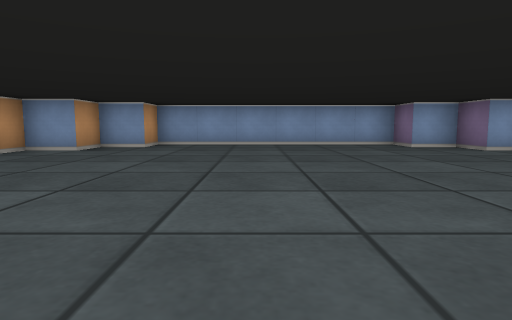
view 1 (above)

12 first-person views from a walk through a cub3D level. The camera is about half as high as the walls, tilts 6° down and sees 75° across. The floor is counted in squares. Each view is taken from the middle of a square. On the plan, view 1 faces up. The plan holds only what a view shows up to about 9 squares ahead; the rest is blank.

view 2
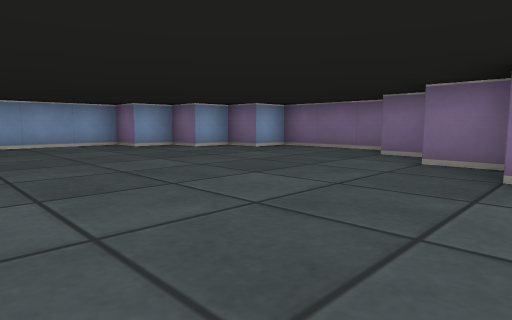

view 3
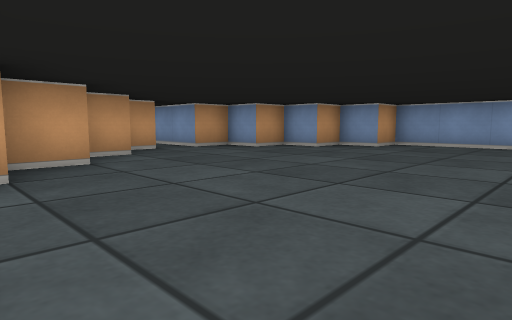

view 4
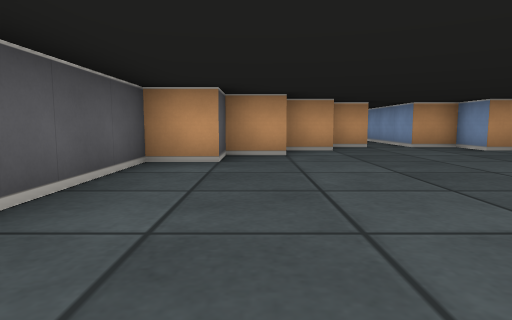

view 5
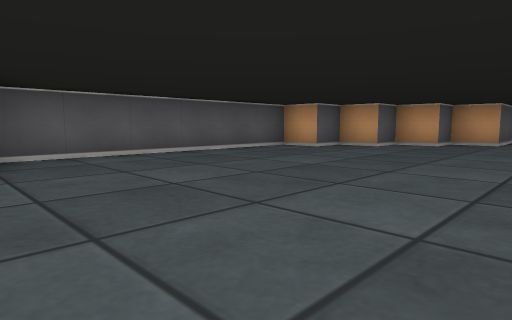

view 6
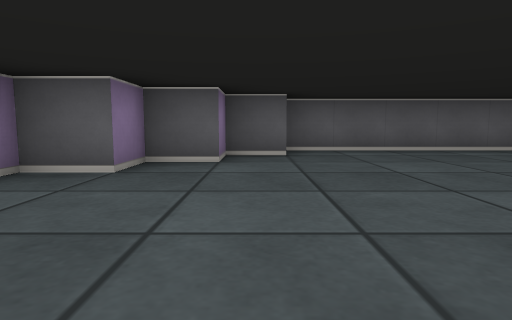

view 7
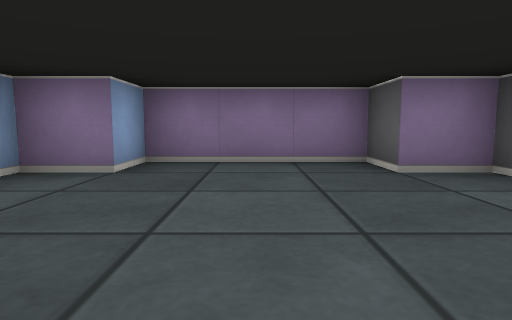

view 8
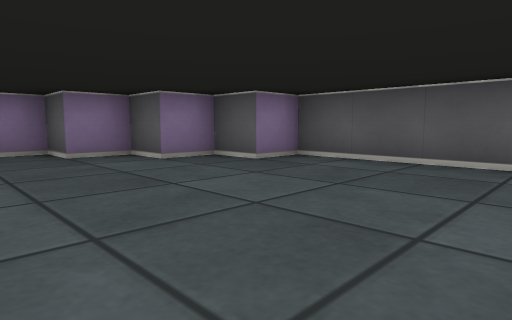

view 9
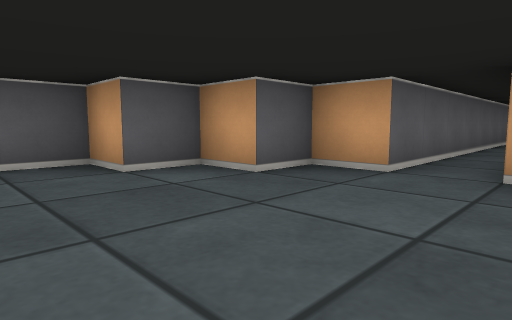

view 10
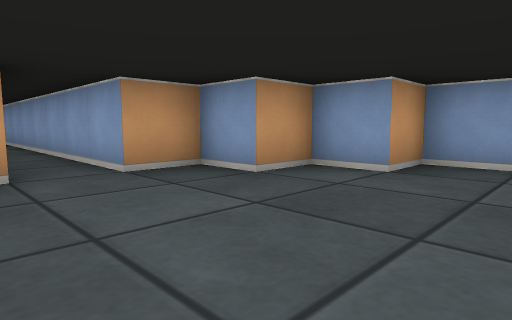

view 11
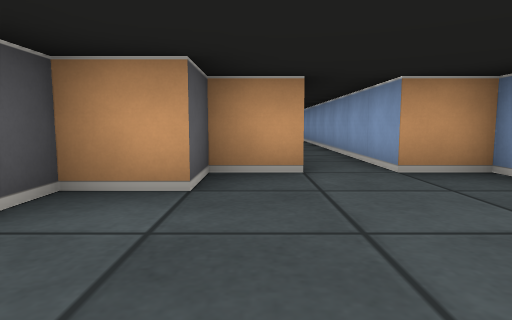

view 12
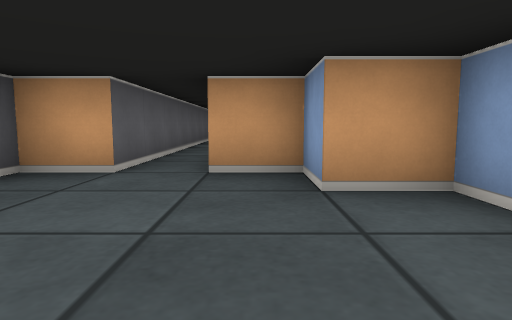

### Floor plan
Points are (right, up) in squares from view 1. A wall is a line through its corners. A room is listed if a view was taken in it or the views show most of it. See-through windows are left out.
Room 1 (views 1, 2, 3, 4, 5, 6, 7, 8, 9, 10, 11, 12)
walls: (-5.5, 3.5) (-5.5, 2.5) (-4.5, 2.5) (-4.5, 1.5) (-3.5, 1.5) (-3.5, 0.5) (-2.5, 0.5) (-2.5, -0.5) (3.5, -0.5) (3.5, 0.5) (4.5, 0.5) (4.5, 1.5) (5.5, 1.5) (5.5, 2.5) (6.5, 2.5) (6.5, 5.5) (5.5, 5.5) (5.5, 6.5) (4.5, 6.5) (4.5, 7.5) (3.5, 7.5) (3.5, 8.5) (-2.5, 8.5) (-2.5, 7.5) (-3.5, 7.5) (-3.5, 6.5) (-4.5, 6.5) (-4.5, 5.5) (-5.5, 5.5) (-5.5, 4.5)
ways out: opening at (-6, 4)

Where each view was taken, in squares from view 1:
view 1: 0 up, 0 right, facing up
view 2: 0 up, 0 right, facing up-right
view 3: 0 up, 1 right, facing up-left
view 4: 1 up, 2 right, facing left
view 5: 5 up, 4 right, facing down-left
view 6: 6 up, 4 right, facing down
view 7: 4 up, 2 right, facing right
view 8: 4 up, 0 right, facing down-right
view 9: 5 up, 2 left, facing down-left
view 10: 3 up, 2 left, facing up-left
view 11: 3 up, 2 left, facing left
view 12: 5 up, 2 left, facing left
